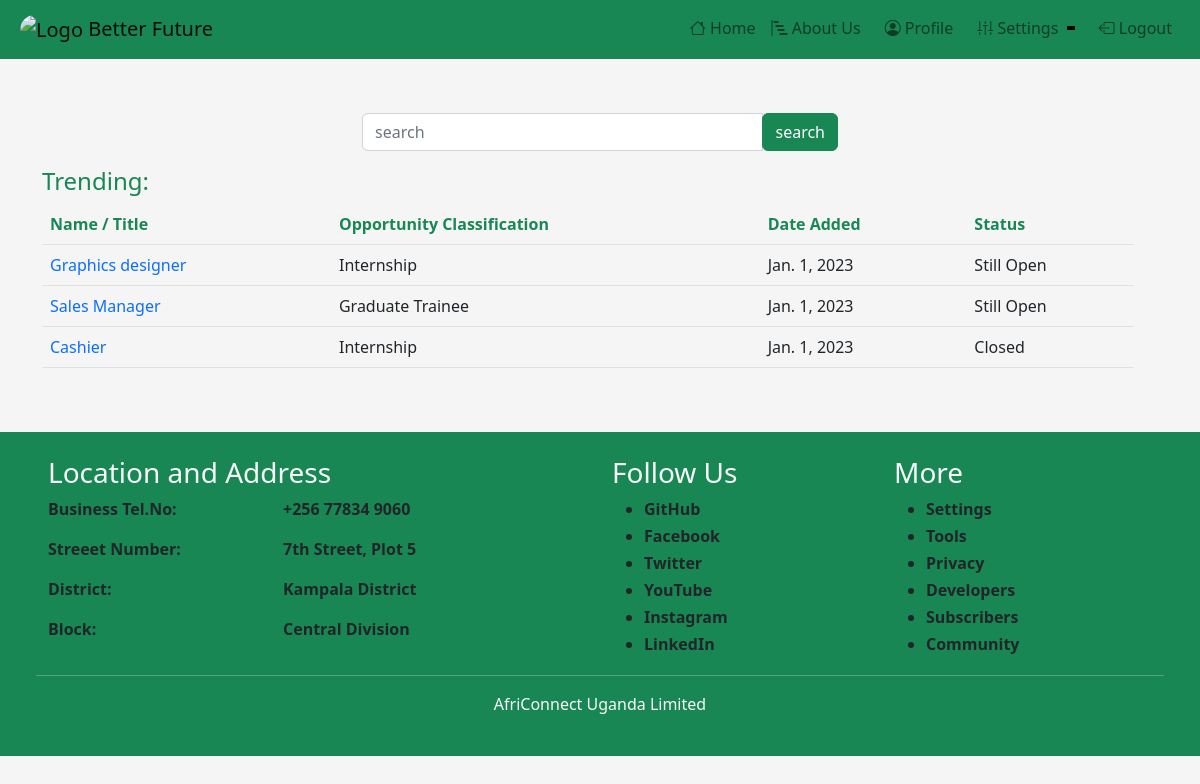
The app's page /searching/ (signed in) with its own data.
### africonnect/models.py (models this page shows, shortened)
class Opportunity(models.Model):
    choice = [('Internship','Internship'),
    ('Graduate Trainee','Graduate Trainee'),
    ('Full working Employee','Full working Employee'),
    ('Part working Employee','Part working Employee')]
    uploaded_by = models.ForeignKey(NewUser, on_delete=models.CASCADE, blank=True, null=True)
    Job_type = models.CharField(choices=choice, max_length=100)
    job_title = models.CharField(max_length=50)
    job_branch = models.CharField(max_length=500,blank=True, null=True)
    uploaded_on = models.DateField(auto_now=False, auto_now_add=False)
    deadline = models.DateField(auto_now=False, auto_now_add=False)
    description = models.TextField()
    qualifications = models.ManyToManyField(Qualifications, blank=True)
    @property
    def status(self):
        if(self.uploaded_on != None):
            if (date.today().day <= self.deadline.day):
                if (date.today().month <= self.deadline.month):
                    if (date.today().year <= self.deadline.year):
                        status_s = 'Still Open'
                    else:
                        status_s = 'Closed'
                    return status_s
                else:
                    status_s = 'Closed'
                return status_s
            else:
                status_s = 'Closed'
            return status_s
    class Meta:
        verbose_name  = 'Opportunitie'

### africonnect/views.py (the view)
# urls.py: path('searching/', views.searchingPage, name = 'searching'),
@login_required(login_url='signin')
def searchingPage(request):
    if request.method == 'POST':
        searched_is = request.POST['input_text']
        comment = f'Results for: {searched_is}'
        job = Opportunity.objects.filter(job_title__contains=searched_is)
    else:
        comment = f'Trending: '
        job = Opportunity.objects.all
    context = {
        "object_list":job,
        "comment":comment,
    }
    return render(request, "afri_apps_pages/searching.html", context)

### templates/afri_apps_pages/searching.html (shortened to what this page needs)
{% extends 'inherit_from/main.html' %} {% block content %}
{% include "copyfrom/navbar.html" %}
<div class="container py-5 mt-5">
  <div class="row">
    <div class="mx-auto" style="width: 500px">
      <form action="" method="post">
        <div class="input-group mb-3">
          <input
            type="text"
            name="input_text"
            class="form-control"
            placeholder="search"
            aria-label="search"
          />
          <div class="input-group-append">
            <button class="btn btn-success" type="submit">search</button>
          </div>
        </div>
      </form>
    </div>
    <div class="row">
      <div class="col-lg-12">
        <h4 class="text-success">{{comment}}</h4>
        <table class="table">
          <tr class="text-success">
            <th>Name / Title</th>
            <th>Opportunity Classification</th>
            <th>Date Added</th>
            <th>Status</th>
          </tr>
          {% for job_searched in object_list %}
          <tr>
            <td>
              <a
                class="text-decoration-none"
                href="{% url 'specificjob' job_searched.id %}"
                >{{job_searched.job_title}}</a
              >
            </td>
            <td>{{job_searched.Job_type}}</td>
            <td>{{job_searched.uploaded_on}}</td>
            <td>{{job_searched.status}}</td>
          </tr>
          {% endfor %}
        </table>
      </div>
    </div>
  </div>
</div>
{% include "copyfrom/footer.html" %} {% endblock content %}

### templates/inherit_from/main.html (style rules this page uses)
body { background-color: whitesmoke; }

### records on screen
Opportunity: job_title "Graphics designer", Job_type "Internship", uploaded_on "Jan. 1, 2023", status "Still Open"
Opportunity: job_title "Sales Manager", Job_type "Graduate Trainee", uploaded_on "Jan. 1, 2023", status "Still Open"
Opportunity: job_title "Cashier", Job_type "Internship", uploaded_on "Jan. 1, 2023", status "Closed"

### other values on screen
{{ comment }} "Trending:"
